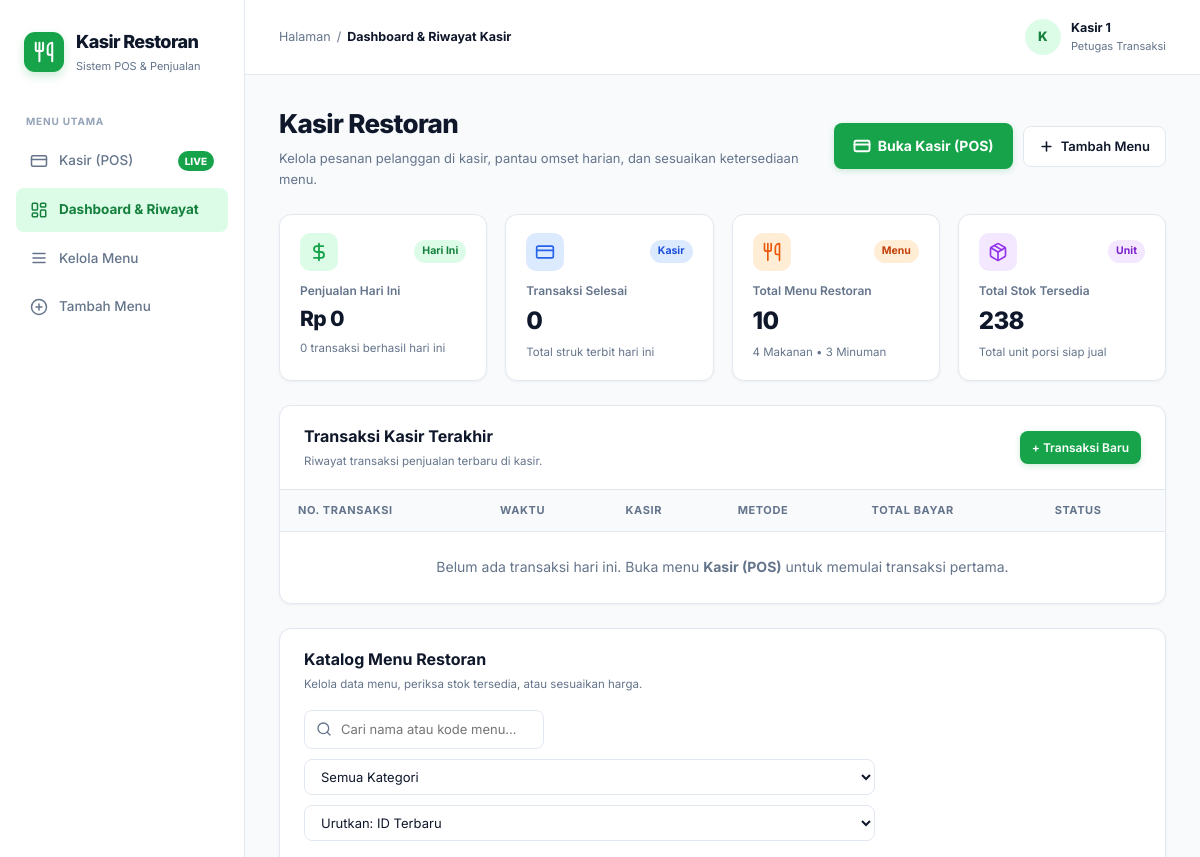
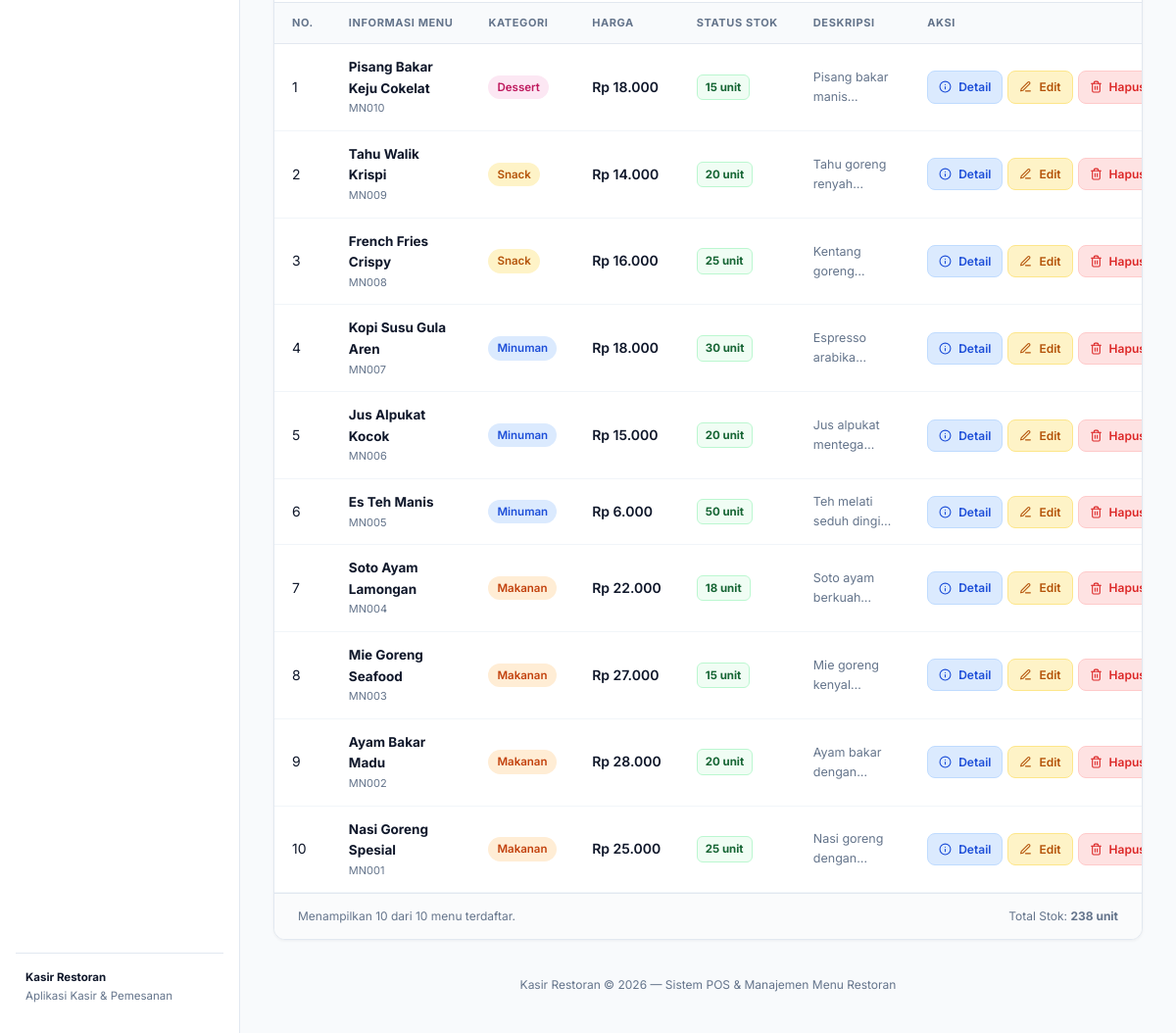
The page / on the database its author committed (2 pictures, top to bottom).
### tables this page shows
CREATE TABLE menu (
    id INT PRIMARY KEY AUTO_INCREMENT,
    kd_menu VARCHAR(20) UNIQUE NOT NULL,
    nama_menu VARCHAR(100) NOT NULL,
    kategori VARCHAR(50) NOT NULL,
    harga INT NOT NULL,
    stock INT NOT NULL,
    deskripsi TEXT
);

### index.php (the view, shortened to what the rows shown need)
<?php
require 'config/database.php';
$queryMenu = "SELECT * FROM menu ORDER BY id DESC";
$resultMenu = mysqli_query($koneksi, $queryMenu);
$menus = [];
if ($resultMenu) {
    while ($row = mysqli_fetch_assoc($resultMenu)) {
        $menus[] = $row;
    }
}
$totalMenu = count($menus);
function e($value)
{
    return htmlspecialchars((string) $value, ENT_QUOTES, 'UTF-8');
}
?>
<!DOCTYPE html>
<html lang="id">
<head>
    <link rel="stylesheet" href="assets/css/style.css">
</head>
<body>
    <div class="dashboard-layout">
        <div class="main-area">
            <main class="dashboard-content">
                <section class="page-header">
                    <div>
                        <h1 class="page-title">Kasir Restoran</h1>
                    </div>
                </section>
                <section class="card table-card">
                    <div class="table-toolbar">
                        <div>
                            <h2 class="section-title">Transaksi Kasir Terakhir</h2>
                        </div>
                    </div>
                    <div class="table-responsive">
                        <table>
                            <thead>
                                <tr>
                                    <th>No. Transaksi</th>
                                    <th>Waktu</th>
                                    <th>Kasir</th>
                                    <th>Metode</th>
                                    <th>Total Bayar</th>
                                    <th>Status</th>
                                </tr>
                            </thead>
                        </table>
                    </div>
                </section>
                <section class="card table-card" id="menuTable">
                    <div class="table-toolbar">
                        <div>
                            <h2 class="section-title">Katalog Menu Restoran</h2>
                        </div>
                    </div>
                    <div class="table-responsive">
                        <table>
                            <thead>
                                <tr>
                                    <th>No.</th>
                                    <th>Informasi Menu</th>
                                    <th>Kategori</th>
                                    <th>Harga</th>
                                    <th>Status Stok</th>
                                    <th>Deskripsi</th>
                                    <th>Aksi</th>
                                </tr>
                            </thead>
                            <tbody id="menuTableBody">
                                <?php if ($totalMenu > 0): ?>
                                    <?php foreach ($menus as $index => $menu): ?>
                                        <?php
                                        $kategori = strtolower($menu['kategori']);
                                        $kelasKategori = match ($kategori) {
                                            'makanan' => 'badge-food',
                                            'minuman' => 'badge-drink',
                                            'snack' => 'badge-snack',
                                            'dessert' => 'badge-dessert',
                                            default => ''
                                        };
                                        $stokVal = (int) $menu['stock'];
                                        if ($stokVal === 0) {
                                            $kelasStok = 'badge-stock-empty';
                                            $labelStok = 'Habis (0)';
                                        } elseif ($stokVal <= 5) {
                                            $kelasStok = 'badge-stock-low';
                                            $labelStok = 'Menipis (' . $stokVal . ')';
                                        } else {
                                            $kelasStok = 'badge-stock-ok';
                                            $labelStok = $stokVal . ' unit';
                                        }
                                        ?>
                                        <tr class="menu-row"
                                            data-id="<?= (int) $menu['id'] ?>"
                                            data-kd="<?= e($menu['kd_menu']) ?>"
                                            data-nama="<?= e($menu['nama_menu']) ?>"
                                            data-kategori="<?= e($kategori) ?>"
                                            data-harga="<?= (float) $menu['harga'] ?>"
                                            data-stock="<?= $stokVal ?>"
                                            data-deskripsi="<?= e($menu['deskripsi']) ?>">
                                            <td class="row-index"><?= $index + 1 ?></td>
                                            <td>
                                                <div class="menu-name">
                                                    <?= e($menu['nama_menu']) ?>
                                                </div>
                                                <div class="menu-code">
                                                    <?= e($menu['kd_menu']) ?>
                                                </div>
                                            </td>
                                            <td>
                                                <span class="badge <?= e($kelasKategori) ?>">
                                                    <?= e($menu['kategori']) ?>
                                                </span>
                                            </td>
                                            <td class="price">
                                                Rp <?= number_format((float) $menu['harga'], 0, ',', '.') ?>
                                            </td>
                                            <td>
                                                <span class="badge-stock <?= $kelasStok ?>">
                                                    <?= $labelStok ?>
                                                </span>
                                            </td>
                                            <td>
                                                <div class="description">
                                                    <?= e($menu['deskripsi'] ?: '-') ?>
                                                </div>
                                            </td>
                                            <td>
                                                <div class="action-buttons">
                                                    <button type="button"
                                                            class="btn btn-detail btn-sm"
                                                            onclick="openDetailModal(this.closest('.menu-row'))"
                                                            title="Lihat Detail Menu">
                                                        <svg xmlns="http://www.w3.org/2000/svg" width="13" height="13" viewBox="0 0 24 24" fill="none" stroke="currentColor" stroke-width="2" stroke-linecap="round" stroke-linejoin="round">
                                                            <circle cx="12" cy="12" r="10"/>
                                                            <line x1="12" x2="12" y1="16" y2="12"/>
                                                            <line x1="12" x2="12.01" y1="8" y2="8"/>
                                                        </svg>
                                                        Detail
                                                    </button>
                                                    <a href="edit.php?id=<?= (int) $menu['id'] ?>" class="btn btn-edit btn-sm" title="Edit Menu">
                                                        <svg xmlns="http://www.w3.org/2000/svg" width="13" height="13" viewBox="0 0 24 24" fill="none" stroke="currentColor" stroke-width="2" stroke-linecap="round" stroke-linejoin="round">
                                                            <path d="M12 20h9"/>
                                                            <path d="M16.5 3.5a2.121 2.121 0 0 1 3 3L7 19l-4 1 1-4L16.5 3.5z"/>
                                                        </svg>
                                                        Edit
                                                    </a>
                                                    <button type="button"
                                                            class="btn btn-delete btn-sm"
                                                            onclick="openDeleteModal(<?= (int) $menu['id'] ?>, '<?= e(addslashes($menu['nama_menu'])) ?>')"
                                                            title="Hapus Menu">
                                                        Hapus
                                                    </button>
                                                </div>
                                            </td>
                                        </tr>
                                    <?php endforeach; ?>
                                <?php endif; ?>
                            </tbody>
                        </table>
                    </div>
                </section>
            </main>
        </div>
    </div>
</body>
</html>

### rows shown on the page
menu: nama_menu "Pisang Bakar Keju Cokelat", kd_menu "MN010", kategori "Dessert", harga "18.000", stock "15 unit", deskripsi "Pisang bakar…"
menu: nama_menu "Tahu Walik Krispi", kd_menu "MN009", kategori "Snack", harga "14.000", stock "20 unit", deskripsi "Tahu goreng…"
menu: nama_menu "French Fries Crispy", kd_menu "MN008", kategori "Snack", harga "16.000", stock "25 unit", deskripsi "Kentang…"
menu: nama_menu "Kopi Susu Gula Aren", kd_menu "MN007", kategori "Minuman", harga "18.000", stock "30 unit", deskripsi "Espresso…"
menu: nama_menu "Jus Alpukat Kocok", kd_menu "MN006", kategori "Minuman", harga "15.000", stock "20 unit", deskripsi "Jus alpukat…"
menu: nama_menu "Es Teh Manis", kd_menu "MN005", kategori "Minuman", harga "6.000", stock "50 unit", deskripsi "Teh melati seduh…"
menu: nama_menu "Soto Ayam Lamongan", kd_menu "MN004", kategori "Makanan", harga "22.000", stock "18 unit", deskripsi "Soto ayam…"
menu: nama_menu "Mie Goreng Seafood", kd_menu "MN003", kategori "Makanan", harga "27.000", stock "15 unit", deskripsi "Mie goreng…"
menu: nama_menu "Ayam Bakar Madu", kd_menu "MN002", kategori "Makanan", harga "28.000", stock "20 unit", deskripsi "Ayam bakar…"
menu: nama_menu "Nasi Goreng Spesial", kd_menu "MN001", kategori "Makanan", harga "25.000", stock "25 unit", deskripsi "Nasi goreng…"

### other values the page prints
$totalOmsetHariIni "0"
$totalTrxHariIni "0"
$totalMenu "10"
$totalMakanan "4"
$totalMinuman "3"
$totalStok "238"
